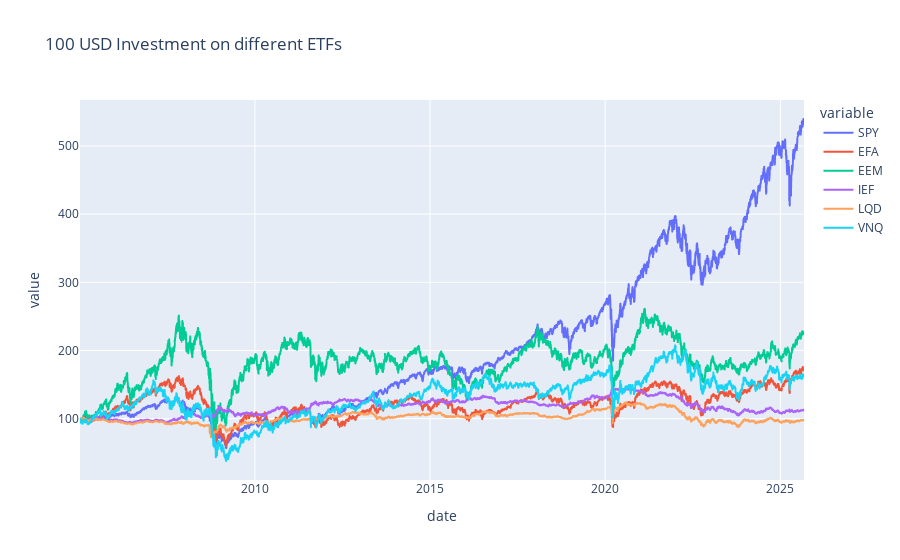

The notebook cell saved with this chart:
### Code cell
### Create chart showing a cummulative return of different ETFs to track
numerical_columns = cum_return_etfs.select_dtypes('number').columns

fig = px.line(
    cum_return_etfs.reset_index(),
x=cum_return_etfs.index.name,
y=numerical_columns,
title='100 USD Investment on different ETFs')
fig.show()

### Figure 1 — Plotly figure (JSON) as saved in the notebook; plotly's stock layout.template omitted (floating-point values rounded to 4 significant figures; data arrays with more than 128 entries replaced by an {"elided": "..."} marker saying what was removed)
{"data": [{"hovertemplate": "variable=SPY<br>date=%{x}<br>value=%{y}<extra></extra>", "legendgroup": "SPY", "line": {"color": "#636efa", "dash": "solid"}, "marker": {"symbol": "circle"}, "mode": "lines", "name": "SPY", "showlegend": true, "type": "scattergl", "x": {"elided": "5201 str values"}, "xaxis": "x", "y": {"elided": "5201 float values"}, "yaxis": "y"}, {"hovertemplate": "variable=EFA<br>date=%{x}<br>value=%{y}<extra></extra>", "legendgroup": "EFA", "line": {"color": "#EF553B", "dash": "solid"}, "marker": {"symbol": "circle"}, "mode": "lines", "name": "EFA", "showlegend": true, "type": "scattergl", "x": {"elided": "5201 str values"}, "xaxis": "x", "y": {"elided": "5201 float values"}, "yaxis": "y"}, {"hovertemplate": "variable=EEM<br>date=%{x}<br>value=%{y}<extra></extra>", "legendgroup": "EEM", "line": {"color": "#00cc96", "dash": "solid"}, "marker": {"symbol": "circle"}, "mode": "lines", "name": "EEM", "showlegend": true, "type": "scattergl", "x": {"elided": "5201 str values"}, "xaxis": "x", "y": {"elided": "5201 float values"}, "yaxis": "y"}, {"hovertemplate": "variable=IEF<br>date=%{x}<br>value=%{y}<extra></extra>", "legendgroup": "IEF", "line": {"color": "#ab63fa", "dash": "solid"}, "marker": {"symbol": "circle"}, "mode": "lines", "name": "IEF", "showlegend": true, "type": "scattergl", "x": {"elided": "5201 str values"}, "xaxis": "x", "y": {"elided": "5201 float values"}, "yaxis": "y"}, {"hovertemplate": "variable=LQD<br>date=%{x}<br>value=%{y}<extra></extra>", "legendgroup": "LQD", "line": {"color": "#FFA15A", "dash": "solid"}, "marker": {"symbol": "circle"}, "mode": "lines", "name": "LQD", "showlegend": true, "type": "scattergl", "x": {"elided": "5201 str values"}, "xaxis": "x", "y": {"elided": "5201 float values"}, "yaxis": "y"}, {"hovertemplate": "variable=VNQ<br>date=%{x}<br>value=%{y}<extra></extra>", "legendgroup": "VNQ", "line": {"color": "#19d3f3", "dash": "solid"}, "marker": {"symbol": "circle"}, "mode": "lines", "name": "VNQ", "showlegend": true, "type": "scattergl", "x": {"elided": "5201 str values"}, "xaxis": "x", "y": {"elided": "5201 float values"}, "yaxis": "y"}], "layout": {"legend": {"title": {"text": "variable"}, "tracegroupgap": 0}, "title": {"text": "100 USD Investment on different ETFs"}, "xaxis": {"anchor": "y", "domain": [0, 1], "title": {"text": "date"}}, "yaxis": {"anchor": "x", "domain": [0, 1], "title": {"text": "value"}}}}
